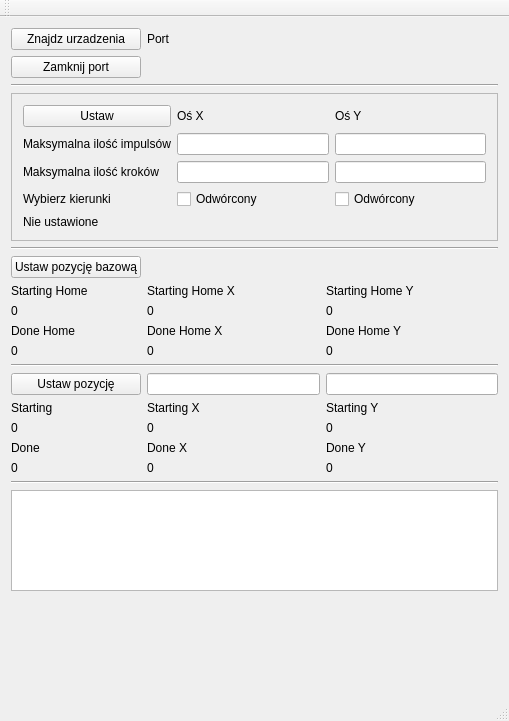
<?xml version="1.0" encoding="UTF-8"?>
<ui version="4.0">
 <class>MainWindow</class>
 <widget class="QMainWindow" name="MainWindow">
  <property name="geometry">
   <rect>
    <x>0</x>
    <y>0</y>
    <width>509</width>
    <height>721</height>
   </rect>
  </property>
  <property name="windowTitle">
   <string>MainWindow</string>
  </property>
  <widget class="QWidget" name="centralWidget">
   <layout class="QGridLayout" name="gridLayout">
    <item row="8" column="2">
     <widget class="QLabel" name="label_7">
      <property name="text">
       <string>Done Home Y</string>
      </property>
     </widget>
    </item>
    <item row="13" column="1">
     <widget class="QLabel" name="startposx">
      <property name="text">
       <string>0</string>
      </property>
     </widget>
    </item>
    <item row="14" column="2">
     <widget class="QLabel" name="label_12">
      <property name="text">
       <string>Done Y</string>
      </property>
     </widget>
    </item>
    <item row="0" column="2">
     <widget class="QLabel" name="statusserial">
      <property name="text">
       <string/>
      </property>
     </widget>
    </item>
    <item row="8" column="0">
     <widget class="QLabel" name="label_5">
      <property name="text">
       <string>Done Home</string>
      </property>
     </widget>
    </item>
    <item row="9" column="2">
     <widget class="QLabel" name="donehomey">
      <property name="text">
       <string>0</string>
      </property>
     </widget>
    </item>
    <item row="3" column="0" colspan="3">
     <widget class="QFrame" name="frame">
      <property name="frameShape">
       <enum>QFrame::StyledPanel</enum>
      </property>
      <property name="frameShadow">
       <enum>QFrame::Raised</enum>
      </property>
      <layout class="QGridLayout" name="gridLayout_2">
       <item row="0" column="2">
        <widget class="QLabel" name="label_16">
         <property name="text">
          <string>Oś Y</string>
         </property>
        </widget>
       </item>
       <item row="2" column="0">
        <widget class="QLabel" name="label_19">
         <property name="text">
          <string>Maksymalna ilość kroków</string>
         </property>
        </widget>
       </item>
       <item row="2" column="2">
        <widget class="QLineEdit" name="maxStepY"/>
       </item>
       <item row="3" column="0">
        <widget class="QLabel" name="label_17">
         <property name="text">
          <string>Wybierz kierunki</string>
         </property>
        </widget>
       </item>
       <item row="0" column="1">
        <widget class="QLabel" name="label_15">
         <property name="text">
          <string>Oś X</string>
         </property>
        </widget>
       </item>
       <item row="3" column="1">
        <widget class="QCheckBox" name="dirX">
         <property name="text">
          <string>Odwórcony</string>
         </property>
        </widget>
       </item>
       <item row="0" column="0">
        <widget class="QPushButton" name="pbSettings">
         <property name="text">
          <string>Ustaw</string>
         </property>
        </widget>
       </item>
       <item row="1" column="2">
        <widget class="QLineEdit" name="maxImpY"/>
       </item>
       <item row="2" column="1">
        <widget class="QLineEdit" name="maxStepX"/>
       </item>
       <item row="1" column="0">
        <widget class="QLabel" name="label_13">
         <property name="text">
          <string>Maksymalna ilość impulsów</string>
         </property>
        </widget>
       </item>
       <item row="3" column="2">
        <widget class="QCheckBox" name="dirY">
         <property name="text">
          <string>Odwórcony</string>
         </property>
        </widget>
       </item>
       <item row="1" column="1">
        <widget class="QLineEdit" name="maxImpx"/>
       </item>
       <item row="4" column="0" colspan="3">
        <widget class="QLabel" name="statusparams">
         <property name="text">
          <string>Nie ustawione</string>
         </property>
        </widget>
       </item>
      </layout>
     </widget>
    </item>
    <item row="15" column="0">
     <widget class="QLabel" name="donepos">
      <property name="text">
       <string>0</string>
      </property>
     </widget>
    </item>
    <item row="16" column="0" colspan="3">
     <widget class="Line" name="line_3">
      <property name="orientation">
       <enum>Qt::Horizontal</enum>
      </property>
     </widget>
    </item>
    <item row="5" column="0">
     <widget class="QPushButton" name="pbHome">
      <property name="text">
       <string>Ustaw pozycję bazową</string>
      </property>
     </widget>
    </item>
    <item row="12" column="2">
     <widget class="QLabel" name="label_9">
      <property name="text">
       <string>Starting Y</string>
      </property>
     </widget>
    </item>
    <item row="6" column="2">
     <widget class="QLabel" name="label_4">
      <property name="text">
       <string>Starting Home Y</string>
      </property>
     </widget>
    </item>
    <item row="7" column="1">
     <widget class="QLabel" name="startinghomex">
      <property name="text">
       <string>0</string>
      </property>
     </widget>
    </item>
    <item row="12" column="1">
     <widget class="QLabel" name="label_8">
      <property name="text">
       <string>Starting X</string>
      </property>
     </widget>
    </item>
    <item row="12" column="0">
     <widget class="QLabel" name="label_2">
      <property name="text">
       <string>Starting</string>
      </property>
     </widget>
    </item>
    <item row="13" column="2">
     <widget class="QLabel" name="startposy">
      <property name="text">
       <string>0</string>
      </property>
     </widget>
    </item>
    <item row="0" column="1">
     <widget class="QLabel" name="portname">
      <property name="text">
       <string>Port</string>
      </property>
     </widget>
    </item>
    <item row="1" column="1" colspan="2">
     <widget class="QLabel" name="errorserial">
      <property name="text">
       <string/>
      </property>
     </widget>
    </item>
    <item row="11" column="2">
     <widget class="QLineEdit" name="pos_Y"/>
    </item>
    <item row="15" column="2">
     <widget class="QLabel" name="doneposy">
      <property name="text">
       <string>0</string>
      </property>
     </widget>
    </item>
    <item row="14" column="1">
     <widget class="QLabel" name="label_11">
      <property name="text">
       <string>Done X</string>
      </property>
     </widget>
    </item>
    <item row="8" column="1">
     <widget class="QLabel" name="label_6">
      <property name="text">
       <string>Done Home X</string>
      </property>
     </widget>
    </item>
    <item row="11" column="1">
     <widget class="QLineEdit" name="pos_X"/>
    </item>
    <item row="17" column="0" colspan="3">
     <widget class="QPlainTextEdit" name="debug"/>
    </item>
    <item row="11" column="0">
     <widget class="QPushButton" name="pbUstaw">
      <property name="text">
       <string>Ustaw pozycję</string>
      </property>
     </widget>
    </item>
    <item row="7" column="0">
     <widget class="QLabel" name="startinghome">
      <property name="text">
       <string>0</string>
      </property>
     </widget>
    </item>
    <item row="9" column="0">
     <widget class="QLabel" name="donehome">
      <property name="text">
       <string>0</string>
      </property>
     </widget>
    </item>
    <item row="6" column="1">
     <widget class="QLabel" name="label_3">
      <property name="text">
       <string>Starting Home X</string>
      </property>
     </widget>
    </item>
    <item row="18" column="0">
     <spacer name="verticalSpacer">
      <property name="orientation">
       <enum>Qt::Vertical</enum>
      </property>
      <property name="sizeHint" stdset="0">
       <size>
        <width>20</width>
        <height>187</height>
       </size>
      </property>
     </spacer>
    </item>
    <item row="15" column="1">
     <widget class="QLabel" name="doneposx">
      <property name="text">
       <string>0</string>
      </property>
     </widget>
    </item>
    <item row="6" column="0">
     <widget class="QLabel" name="label">
      <property name="text">
       <string>Starting Home</string>
      </property>
     </widget>
    </item>
    <item row="13" column="0">
     <widget class="QLabel" name="startpos">
      <property name="text">
       <string>0</string>
      </property>
     </widget>
    </item>
    <item row="0" column="0">
     <widget class="QPushButton" name="pbFindSerial">
      <property name="text">
       <string>Znajdz urzadzenia</string>
      </property>
     </widget>
    </item>
    <item row="14" column="0">
     <widget class="QLabel" name="label_10">
      <property name="text">
       <string>Done</string>
      </property>
     </widget>
    </item>
    <item row="1" column="0">
     <widget class="QPushButton" name="pbClose">
      <property name="text">
       <string>Zamknij port</string>
      </property>
     </widget>
    </item>
    <item row="7" column="2">
     <widget class="QLabel" name="startinghomey">
      <property name="text">
       <string>0</string>
      </property>
     </widget>
    </item>
    <item row="9" column="1">
     <widget class="QLabel" name="donehomex">
      <property name="text">
       <string>0</string>
      </property>
     </widget>
    </item>
    <item row="10" column="0" colspan="3">
     <widget class="Line" name="line_2">
      <property name="orientation">
       <enum>Qt::Horizontal</enum>
      </property>
     </widget>
    </item>
    <item row="2" column="0" colspan="3">
     <widget class="Line" name="line">
      <property name="orientation">
       <enum>Qt::Horizontal</enum>
      </property>
     </widget>
    </item>
    <item row="4" column="0" colspan="3">
     <widget class="Line" name="line_4">
      <property name="orientation">
       <enum>Qt::Horizontal</enum>
      </property>
     </widget>
    </item>
    <item row="5" column="1">
     <widget class="QLabel" name="errorhome">
      <property name="text">
       <string/>
      </property>
     </widget>
    </item>
   </layout>
  </widget>
  <widget class="QMenuBar" name="menuBar">
   <property name="geometry">
    <rect>
     <x>0</x>
     <y>0</y>
     <width>509</width>
     <height>26</height>
    </rect>
   </property>
  </widget>
  <widget class="QToolBar" name="mainToolBar">
   <attribute name="toolBarArea">
    <enum>TopToolBarArea</enum>
   </attribute>
   <attribute name="toolBarBreak">
    <bool>false</bool>
   </attribute>
  </widget>
  <widget class="QStatusBar" name="statusBar"/>
 </widget>
 <layoutdefault spacing="6" margin="11"/>
 <resources/>
 <connections/>
</ui>
